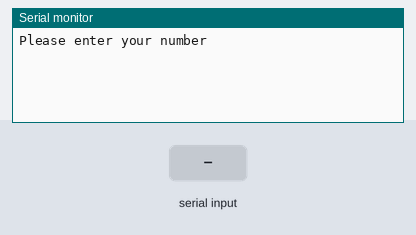
This sketch was run on a simulated Arduino Uno, built with avr-gcc and run on an emulated ATmega328P. Parts: the last lines printed to the serial monitor. The test bench sets the inputs (shaded band).

Above: at 1.2 s.
1.3 s: "90,45\n" received over Serial
At 2.2 s:
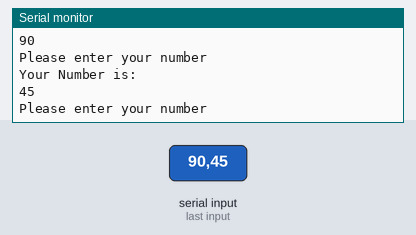
2.8 s: "30,150\n" received over Serial
At 5.0 s:
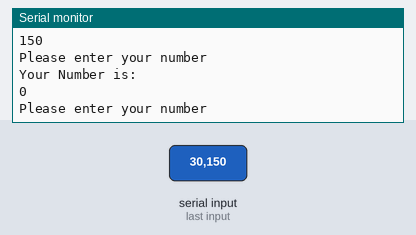
Timing chart, 0 to 6.5 s (numbered marks = the images above; inputs shaded):
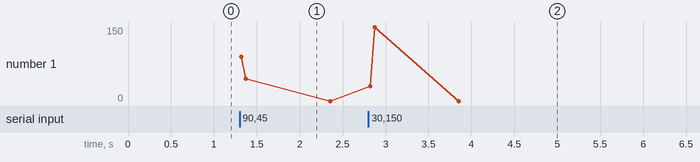

Measured:
- after the input at 1.3 s, the serial monitor: prints a new line at once (image 1)
- after the input at 2.8 s, the serial monitor: prints a new line at once (image 2)

The sketch:

Serial_monitors.ino
```cpp
int myNumber;
String msg = "Please enter your number";
String msg2 = "Your Number is: ";
void setup() {
  // put your setup code here, to run once:
  Serial.begin(9600);
}

void loop() {
  // put your main code here, to run repeatedly:
  Serial.println(msg);
  while(Serial.available()==0){

  }
  myNumber=Serial.parseInt();
  Serial.println(msg2);
  Serial.println(myNumber);
}
```
